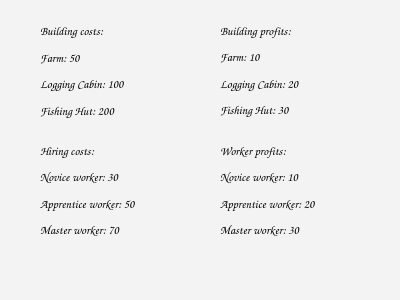
<?xml version="1.0" encoding="UTF-8"?>
<ui version="4.0">
 <class>PriceWindow</class>
 <widget class="QDialog" name="PriceWindow">
  <property name="geometry">
   <rect>
    <x>0</x>
    <y>0</y>
    <width>400</width>
    <height>300</height>
   </rect>
  </property>
  <property name="palette">
   <palette>
    <active>
     <colorrole role="Base">
      <brush brushstyle="SolidPattern">
       <color alpha="255">
        <red>255</red>
        <green>255</green>
        <blue>255</blue>
       </color>
      </brush>
     </colorrole>
     <colorrole role="Window">
      <brush brushstyle="SolidPattern">
       <color alpha="255">
        <red>243</red>
        <green>243</green>
        <blue>243</blue>
       </color>
      </brush>
     </colorrole>
    </active>
    <inactive>
     <colorrole role="Base">
      <brush brushstyle="SolidPattern">
       <color alpha="255">
        <red>255</red>
        <green>255</green>
        <blue>255</blue>
       </color>
      </brush>
     </colorrole>
     <colorrole role="Window">
      <brush brushstyle="SolidPattern">
       <color alpha="255">
        <red>243</red>
        <green>243</green>
        <blue>243</blue>
       </color>
      </brush>
     </colorrole>
    </inactive>
    <disabled>
     <colorrole role="Base">
      <brush brushstyle="SolidPattern">
       <color alpha="255">
        <red>243</red>
        <green>243</green>
        <blue>243</blue>
       </color>
      </brush>
     </colorrole>
     <colorrole role="Window">
      <brush brushstyle="SolidPattern">
       <color alpha="255">
        <red>243</red>
        <green>243</green>
        <blue>243</blue>
       </color>
      </brush>
     </colorrole>
    </disabled>
   </palette>
  </property>
  <property name="font">
   <font>
    <family>Z003</family>
    <italic>true</italic>
   </font>
  </property>
  <property name="windowTitle">
   <string>Dialog</string>
  </property>
  <widget class="QWidget" name="verticalLayoutWidget">
   <property name="geometry">
    <rect>
     <x>40</x>
     <y>20</y>
     <width>161</width>
     <height>101</height>
    </rect>
   </property>
   <layout class="QVBoxLayout" name="BuildingCostsSection">
    <item>
     <widget class="QLabel" name="BuildingCosts">
      <property name="text">
       <string>Building costs:</string>
      </property>
     </widget>
    </item>
    <item>
     <widget class="QLabel" name="farmCost">
      <property name="text">
       <string>Farm: 50</string>
      </property>
     </widget>
    </item>
    <item>
     <widget class="QLabel" name="logginCabinCost">
      <property name="text">
       <string>Logging Cabin: 100</string>
      </property>
     </widget>
    </item>
    <item>
     <widget class="QLabel" name="FishingHutCost">
      <property name="text">
       <string>Fishing Hut: 200</string>
      </property>
     </widget>
    </item>
   </layout>
  </widget>
  <widget class="QWidget" name="verticalLayoutWidget_2">
   <property name="geometry">
    <rect>
     <x>220</x>
     <y>20</y>
     <width>143</width>
     <height>100</height>
    </rect>
   </property>
   <layout class="QVBoxLayout" name="BuildingProfitsSection">
    <item>
     <widget class="QLabel" name="BuildingProfits">
      <property name="text">
       <string>Building profits:</string>
      </property>
     </widget>
    </item>
    <item>
     <widget class="QLabel" name="farmProfit">
      <property name="text">
       <string>Farm: 10</string>
      </property>
     </widget>
    </item>
    <item>
     <widget class="QLabel" name="logginCabinProfit">
      <property name="text">
       <string>Logging Cabin: 20</string>
      </property>
     </widget>
    </item>
    <item>
     <widget class="QLabel" name="FishingHutProfit">
      <property name="text">
       <string>Fishing Hut: 30</string>
      </property>
     </widget>
    </item>
   </layout>
  </widget>
  <widget class="QWidget" name="verticalLayoutWidget_3">
   <property name="geometry">
    <rect>
     <x>40</x>
     <y>140</y>
     <width>174</width>
     <height>100</height>
    </rect>
   </property>
   <layout class="QVBoxLayout" name="HiringCostsSection">
    <item>
     <widget class="QLabel" name="HiringCosts">
      <property name="text">
       <string>Hiring costs:</string>
      </property>
     </widget>
    </item>
    <item>
     <widget class="QLabel" name="NoviceWorkerCost">
      <property name="text">
       <string>Novice worker: 30</string>
      </property>
     </widget>
    </item>
    <item>
     <widget class="QLabel" name="ApprenticeWorkerCost">
      <property name="text">
       <string>Apprentice worker: 50</string>
      </property>
     </widget>
    </item>
    <item>
     <widget class="QLabel" name="MasterWorkerCost">
      <property name="text">
       <string>Master worker: 70</string>
      </property>
     </widget>
    </item>
   </layout>
  </widget>
  <widget class="QWidget" name="verticalLayoutWidget_4">
   <property name="geometry">
    <rect>
     <x>220</x>
     <y>140</y>
     <width>174</width>
     <height>100</height>
    </rect>
   </property>
   <layout class="QVBoxLayout" name="WorkerProfitsSection">
    <item>
     <widget class="QLabel" name="WorkerProfits">
      <property name="text">
       <string>Worker profits:</string>
      </property>
     </widget>
    </item>
    <item>
     <widget class="QLabel" name="NoviceWorkerProfit">
      <property name="text">
       <string>Novice worker: 10</string>
      </property>
     </widget>
    </item>
    <item>
     <widget class="QLabel" name="ApprenticeWorkerProfit">
      <property name="text">
       <string>Apprentice worker: 20</string>
      </property>
     </widget>
    </item>
    <item>
     <widget class="QLabel" name="MasterWorkerProfit">
      <property name="text">
       <string>Master worker: 30</string>
      </property>
     </widget>
    </item>
   </layout>
  </widget>
 </widget>
 <resources/>
 <connections/>
</ui>
